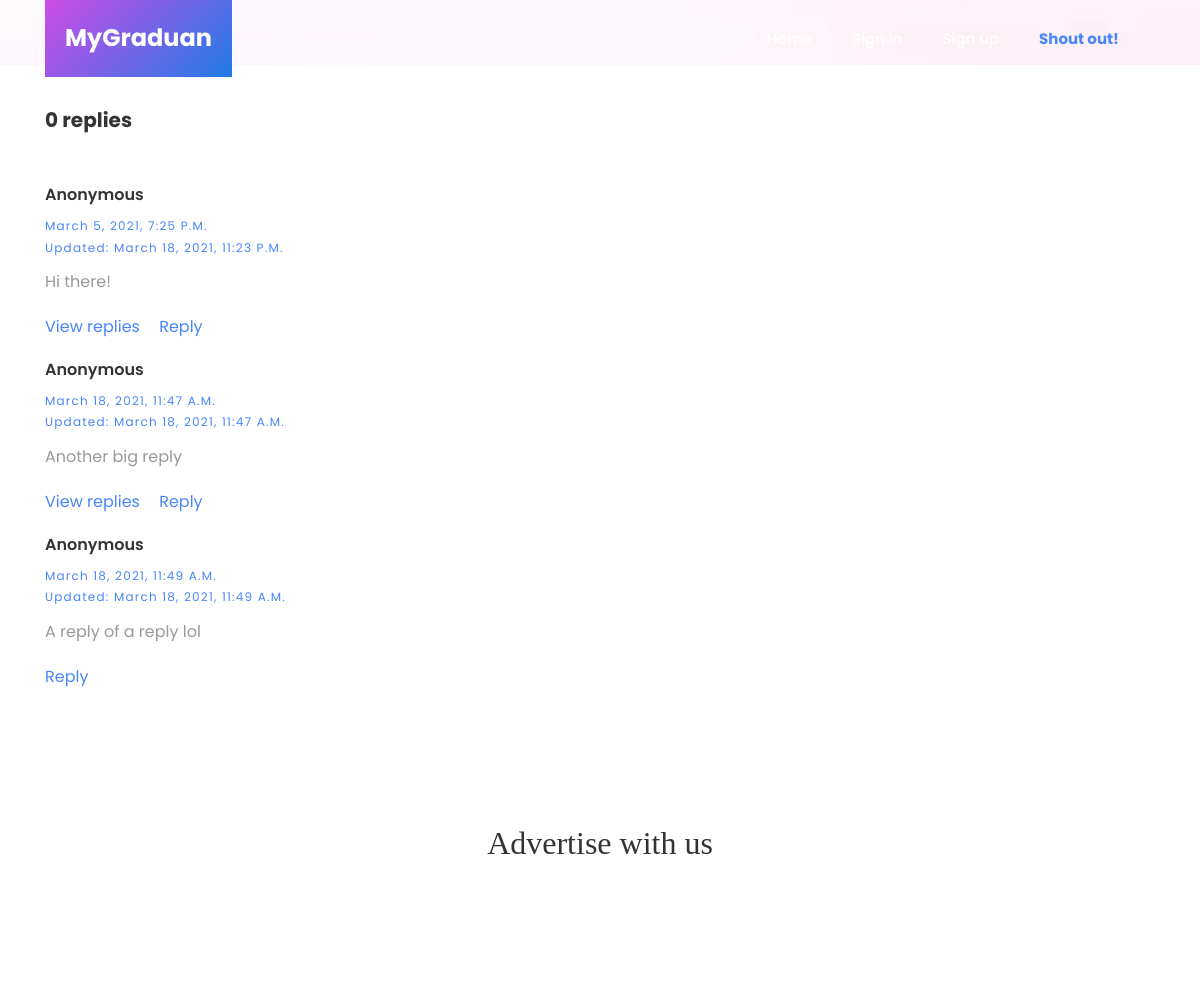
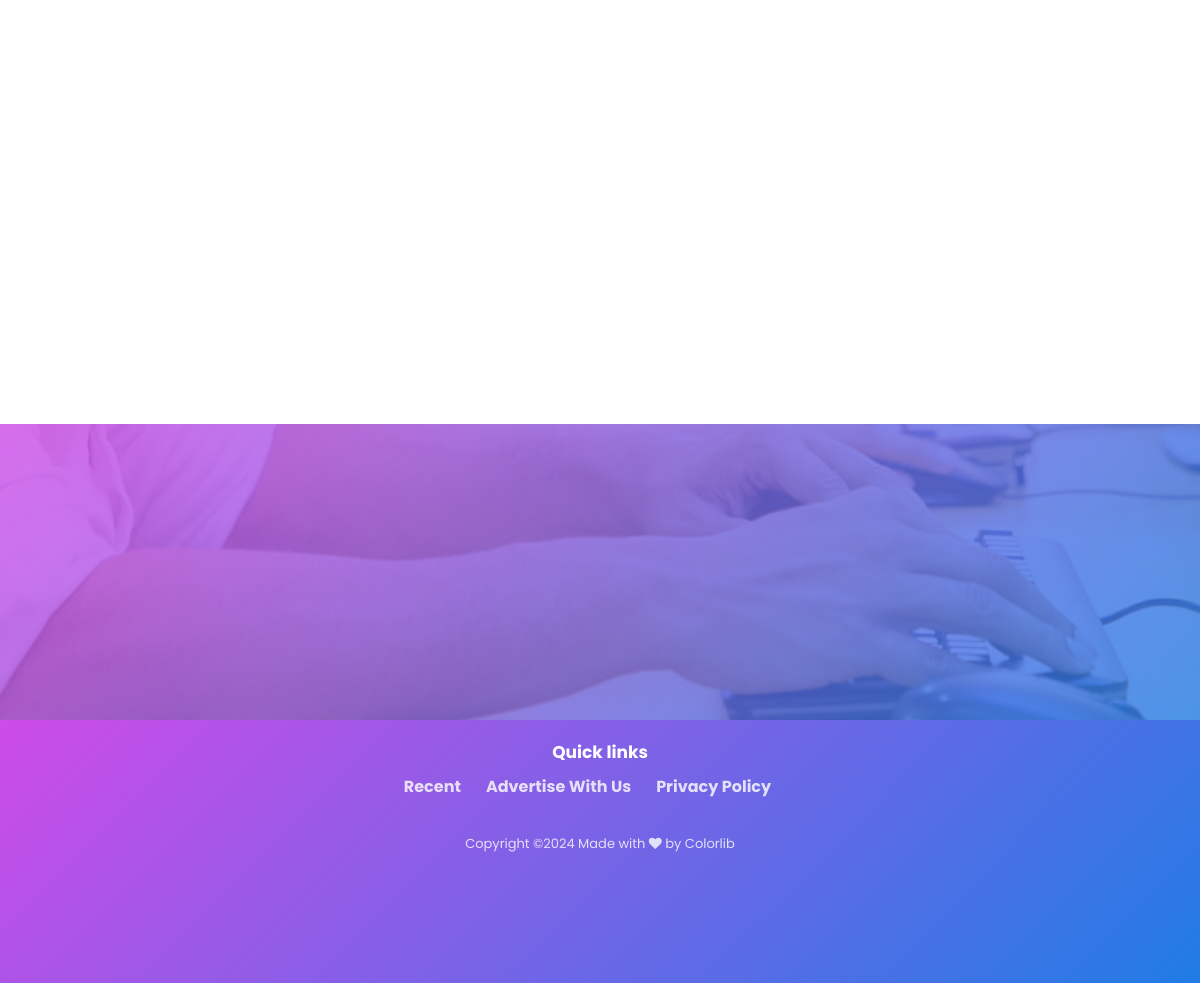
The page /comment/9/96/replies on the database its author committed (2 pictures, top to bottom).
### Comment/models.py (models this page shows, shortened)
class Comment(models.Model):
    STATUS_CHOICES = (
        ('active', 'Active'),
        ('inactive', 'Inactive')
    )
    author = models.ForeignKey(User, null=True, on_delete=models.SET_NULL, related_name='comments')
    status = models.CharField(max_length=10, choices=STATUS_CHOICES, default="inactive")
    parent = models.ForeignKey('self', on_delete=models.CASCADE, null=True, blank=True)
    post = models.ForeignKey(Post, on_delete=models.CASCADE, null=True, blank=True)
    published = models.DateTimeField(auto_now_add=True)
    updated = models.DateTimeField(auto_now=True)
    body = models.TextField()

### Comment/views.py (the view)
# urls.py: path('<int:pk>/96/replies', views.replies, name="replies"),
def replies(request, pk):
    reply = Comment.objects.get(id=pk) #Getting the comment with replies user wants to view
    variable_swap = reply
    parent_list = []
    while variable_swap:    #Loop is getting all parents of reply in line(-2) up
        parent_list.insert(0, variable_swap)
        variable_swap = variable_swap.parent
    context = {
        'reply':reply,
        'parents':parent_list
    }
    return render(request, "comment/replies.html", context)

### Main/templates/comment/replies.html (shortened to what this page needs)
{% extends 'base.html' %}
{% load static %}
{% block content %}
    <section class="hero-wrap" style="height: 65px; background-image: url({% static 'images/background.jpg' %});">
    </section>
    <section class="ftco-section ftco-no-pt ftco-no-pb">
        <div class="container">
            <h3 class="mb-5" style="font-size: 20px; font-weight: bold; padding-top:40px;">{{ reply.comment_set.count }} repl{{ reply.comment_set.count|pluralize:'y,ies' }}</h3>
            <ul class="comment-list">
                {% for parent in parents %}
                <div class="comment" style="width: calc(100% - 80px);">
                    <h3 style="font-size: 16px; font-weight: 600; text-transform: capitalize;">
                    {% if not parent.author %}
                        Anonymous
                    {% else %}
                        {{ parent.author }}
                    {% endif %}
                    </h3>
                <div class="meta" style="text-transform: capitalize; font-size: 12px; letter-spacing: .1em; color: #4986fc; display: block; margin-bottom: 10px;">
                <div>{{ parent.published }}</div>
                <div>Updated: {{ parent.updated }}</div>
                </div>
                    <p>{{ parent.body }}</p>
                    <p>
                        {% if parent != reply %}
                            {% if parent.comment_set.all %}<a href="{% url 'comment:replies' parent.id %}" style="margin-right:15px;">View replies</a>{% endif %}
                        {% endif %}
                        <a href="{% url 'comment:create' parent_id=parent.id parent='comment' %}?next={{ request.get_full_path }}" style="margin-right:7px;">Reply</a>
                    </p>
                </div>
                {% endfor %}
            </ul>
        </div>
    </section>
{% endblock %}

### rows shown on the page
Comment: comment_set.count "0", shows "Anonymous", published "March 18, 2021, 11:49 A.m.", updated "March 18, 2021, 11:49 A.m.", body "A reply of a reply lol"
Comment: shows "Anonymous", published "March 5, 2021, 7:25 P.m.", updated "March 18, 2021, 11:23 P.m.", body "Hi there!", shows "View replies"
Comment: shows "Anonymous", published "March 18, 2021, 11:47 A.m.", updated "March 18, 2021, 11:47 A.m.", body "Another big reply", shows "View replies"
